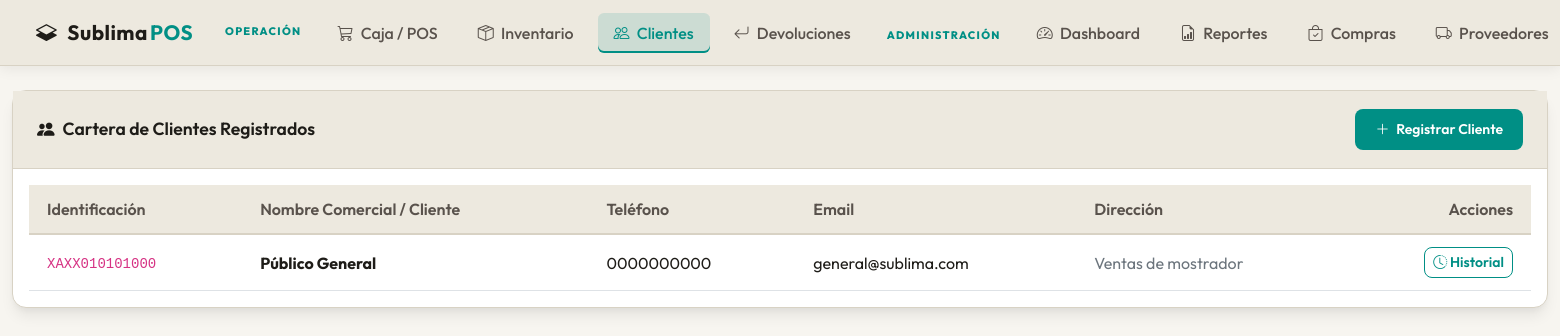
Page /index.php?route=clientes (signed in) on the committed database.
### tables this page shows
CREATE TABLE IF NOT EXISTS `clientes` (
  `id` INT AUTO_INCREMENT PRIMARY KEY,
  `identificacion` VARCHAR(30) UNIQUE NULL,  
  `nombre` VARCHAR(150) NOT NULL,
  `telefono` VARCHAR(20) NULL,
  `email` VARCHAR(150) NULL,
  `direccion` TEXT NULL,
  `fecha_creacion` TIMESTAMP DEFAULT CURRENT_TIMESTAMP
);

### controllers/ClienteController.php (called while the page is built, shortened)
<?php
class ClienteController {
    public static function obtenerClientes() {
        try {
            $pdo = conectarBD();
            $stmt = $pdo->query("SELECT * FROM clientes ORDER BY nombre ASC");
            return $stmt->fetchAll();
        } catch (PDOException $e) {
            error_log("Error en obtenerClientes: " . $e->getMessage());
            return [];
        }
    }
}

### views/clientes.php (the view, shortened to what this page needs)
<?php
require_once __DIR__ . '/includes/header.php';
require_once __DIR__ . '/../controllers/ClienteController.php';
$ver_historial = false;
$cliente_info = null;
$compras = [];
$clientes = ClienteController::obtenerClientes();
?>
<?php if ($ver_historial && $cliente_info): ?>
    <div class="row">
        <div class="col-md-4 mb-4">
            <div class="card-premium p-3">
                <div class="card-header-premium mb-3 bg-dark border-color">
                    <span class="fw-bold"><i class="bi bi-person-badge-fill text-cyan me-2"></i> Ficha Cliente</span>
                </div>
                <h4 class="fw-bold mb-3"><?php echo htmlspecialchars($cliente_info['nombre']); ?></h4>
                <div class="p-3 border border-color rounded" style="background-color: rgba(16, 22, 38, 0.4);">
                    <div class="mb-2">
                        <small class="text-secondary d-block">Identificación (RFC/DNI):</small>
                        <span class="fw-semibold"><?php echo htmlspecialchars($cliente_info['identificacion'] ?? 'Sin Registro'); ?></span>
                    </div>
                    <div class="mb-2">
                        <small class="text-secondary d-block">Teléfono:</small>
                        <span class="fw-semibold"><?php echo htmlspecialchars($cliente_info['telefono'] ?? 'Sin Registro'); ?></span>
                    </div>
                    <div class="mb-2">
                        <small class="text-secondary d-block">Correo Electrónico:</small>
                        <span class="fw-semibold text-cyan"><?php echo htmlspecialchars($cliente_info['email'] ?? 'Sin Registro'); ?></span>
                    </div>
                    <div>
                        <small class="text-secondary d-block">Dirección Postal:</small>
                        <span class="fw-semibold text-secondary" style="font-size:0.9rem;"><?php echo htmlspecialchars($cliente_info['direccion'] ?? 'Sin Registro'); ?></span>
                    </div>
                </div>
                <a href="index.php?route=clientes" class="btn btn-outline-cyan w-100 mt-4 fw-bold text-uppercase">
                    <i class="bi bi-arrow-left me-1"></i> Regresar al Listado
                </a>
            </div>
        </div>
        <div class="col-md-8 mb-4">
            <div class="card-premium p-3">
                <div class="card-header-premium mb-3">
                    <span class="fw-bold"><i class="bi bi-clock-history text-cyan me-2"></i> Historial de Compras</span>
                </div>
                <div class="table-responsive">
                    <table class="table table-custom table-hover m-0">
                        <thead>
                            <tr>
                                <th scope="col">Num. Factura</th>
                                <th scope="col">Fecha</th>
                                <th scope="col">Método Pago</th>
                                <th scope="col">IVA Isól.</th>
                                <th scope="col">Total Cobrado</th>
                                <th scope="col">Estado</th>
                                <th scope="col" class="text-end">Detalles</th>
                            </tr>
                        </thead>
                        <tbody>
                            <?php if (empty($compras)): ?>
                                <tr>
                                    <td colspan="7" class="text-center text-secondary py-5">
                                        Este cliente no ha registrado compras en el sistema POS.
                                    </td>
                                </tr>
                            <?php else: ?>
                                <?php foreach ($compras as $v): ?>
                                    <tr>
                                        <td><code><?php echo htmlspecialchars($v['num_factura']); ?></code></td>
                                        <td style="font-size: 0.85rem;"><?php echo date("d/m/Y H:i", strtotime($v['fecha_venta'])); ?></td>
                                        <td><?php echo htmlspecialchars($v['metodo_pago']); ?></td>
                                        <td>L. <?php echo number_format($v['impuesto'], 2); ?></td>
                                        <td class="text-cyan fw-bold">L. <?php echo number_format($v['total'], 2); ?></td>
                                        <td>
                                            <?php if ($v['estado'] === 'Anulada'): ?>
                                                <span class="badge bg-danger">Anulada</span>
                                            <?php else: ?>
                                                <span class="badge bg-success">Completada</span>
                                            <?php endif; ?>
                                        </td>
                                        <td class="text-end">
                                            <button class="btn btn-sm btn-outline-cyan py-1 px-2"
                                                    data-bs-toggle="modal"
                                                    data-bs-target="#modalFacturaProductos"
                                                    onclick="cargarProductosFactura(<?php echo $v['id']; ?>, '<?php echo htmlspecialchars($v['num_factura']); ?>')">
                                                <i class="bi bi-eye"></i>
                                            </button>
                                        </td>
                                    </tr>
                                <?php endforeach; ?>
                            <?php endif; ?>
                        </tbody>
                    </table>
                </div>
            </div>
        </div>
    </div>
<?php else: ?>
    <div class="card-premium">
        <div class="card-header-premium">
            <div>
                <i class="bi bi-people-fill text-cyan me-2"></i>Cartera de Clientes Registrados
            </div>
            <button class="btn btn-cyan btn-sm" data-bs-toggle="modal" data-bs-target="#modalNuevoCliente">
                <i class="bi bi-plus-lg me-1"></i> Registrar Cliente
            </button>
        </div>
        <div class="p-3 table-responsive">
            <table class="table table-custom table-hover m-0">
                <thead>
                    <tr>
                        <th scope="col">Identificación</th>
                        <th scope="col">Nombre Comercial / Cliente</th>
                        <th scope="col">Teléfono</th>
                        <th scope="col">Email</th>
                        <th scope="col">Dirección</th>
                        <th scope="col" class="text-end">Acciones</th>
                    </tr>
                </thead>
                <tbody>
                    <?php if (empty($clientes)): ?>
                        <tr>
                            <td colspan="6" class="text-center text-secondary py-5">
                                Ningún cliente registrado.
                            </td>
                        </tr>
                    <?php else: ?>
                        <?php foreach ($clientes as $c): ?>
                            <tr>
                                <td><code><?php echo htmlspecialchars($c['identificacion'] ?? 'N/D'); ?></code></td>
                                <td class="fw-bold"><?php echo htmlspecialchars($c['nombre']); ?></td>
                                <td><?php echo htmlspecialchars($c['telefono'] ?? 'Sin Registro'); ?></td>
                                <td class="text-cyan"><?php echo htmlspecialchars($c['email'] ?? 'Sin Registro'); ?></td>
                                <td class="text-secondary text-truncate" style="max-width: 250px;"><?php echo htmlspecialchars($c['direccion'] ?? 'Sin Registro'); ?></td>
                                <td class="text-end">
                                    <a href="index.php?route=clientes&cliente_id=<?php echo $c['id']; ?>" class="btn btn-sm btn-outline-cyan py-1 px-2">
                                        <i class="bi bi-clock-history"></i> Historial
                                    </a>
                                </td>
                            </tr>
                        <?php endforeach; ?>
                    <?php endif; ?>
                </tbody>
            </table>
        </div>
    </div>
<?php endif; ?>
<?php require_once __DIR__ . '/includes/footer.php'; ?>

### assets/css/style.css (style rules this page uses)
:root { --bg-system: #f7f5f0; --bg-card: #ffffff; --bg-header: #ede9df; --border-color: #d8d2c4; --text-primary: #1e1c18; --text-secondary: #59524c; --accent-cyan: #008f85; --accent-blue: #0056b3; --accent-yellow: #a67c00; --danger-red: #d9385f; --success-green: #008f6c; --shadow-sm: 0 4px 6px -1px rgba(0, 0, 0, 0.05), 0 2px 4px -1px rgba(0, 0, 0, 0.03); --shadow-lg: 0 10px 15px -3px rgba(0, 0, 0, 0.08), 0 4px 6px -2px rgba(0, 0, 0, 0.04); --transition-base: all 0.25s cubic-bezier(0.4, 0, 0.2, 1); }
body { font-family: 'Outfit', -apple-system, BlinkMacSystemFont, "Segoe UI", Roboto, sans-serif; background-color: var(--bg-system); color: var(--text-primary); min-height: 100vh; }
.card, .card-premium { background-color: var(--bg-card); border: 1px solid var(--border-color); border-radius: 14px; box-shadow: var(--shadow-lg); color: var(--text-primary); transition: var(--transition-base); }
.card-header-premium { background-color: var(--bg-header); border-bottom: 1px solid var(--border-color); padding: 18px 24px; font-weight: 600; font-size: 1.1rem; color: var(--text-primary); display: flex; justify-content: space-between; align-items: center; }
.btn-cyan { background-color: var(--accent-cyan); color: #ffffff; font-weight: 600; border: none; border-radius: 8px; padding: 10px 20px; transition: var(--transition-base); }
.btn-outline-cyan { background-color: transparent; border: 1px solid var(--accent-cyan); color: var(--accent-cyan); font-weight: 600; border-radius: 8px; padding: 10px 20px; transition: var(--transition-base); }
.table-custom { color: var(--text-primary); vertical-align: middle; }
.table-custom th { background-color: var(--bg-header) !important; border-bottom: 2px solid var(--border-color) !important; color: var(--text-secondary); font-weight: 600; padding: 12px 18px; }
.table-custom td { background-color: transparent !important; border-top: 1px solid var(--border-color) !important; padding: 12px 18px; color: var(--text-primary); }
.table-custom thead th { border-bottom: 2px solid var(--border-color) !important; }

### rows in the picture
clientes: identificacion "XAXX010101000", nombre "Público General", telefono "0000000000", email "general@sublima.com", direccion "Ventas de mostrador"
